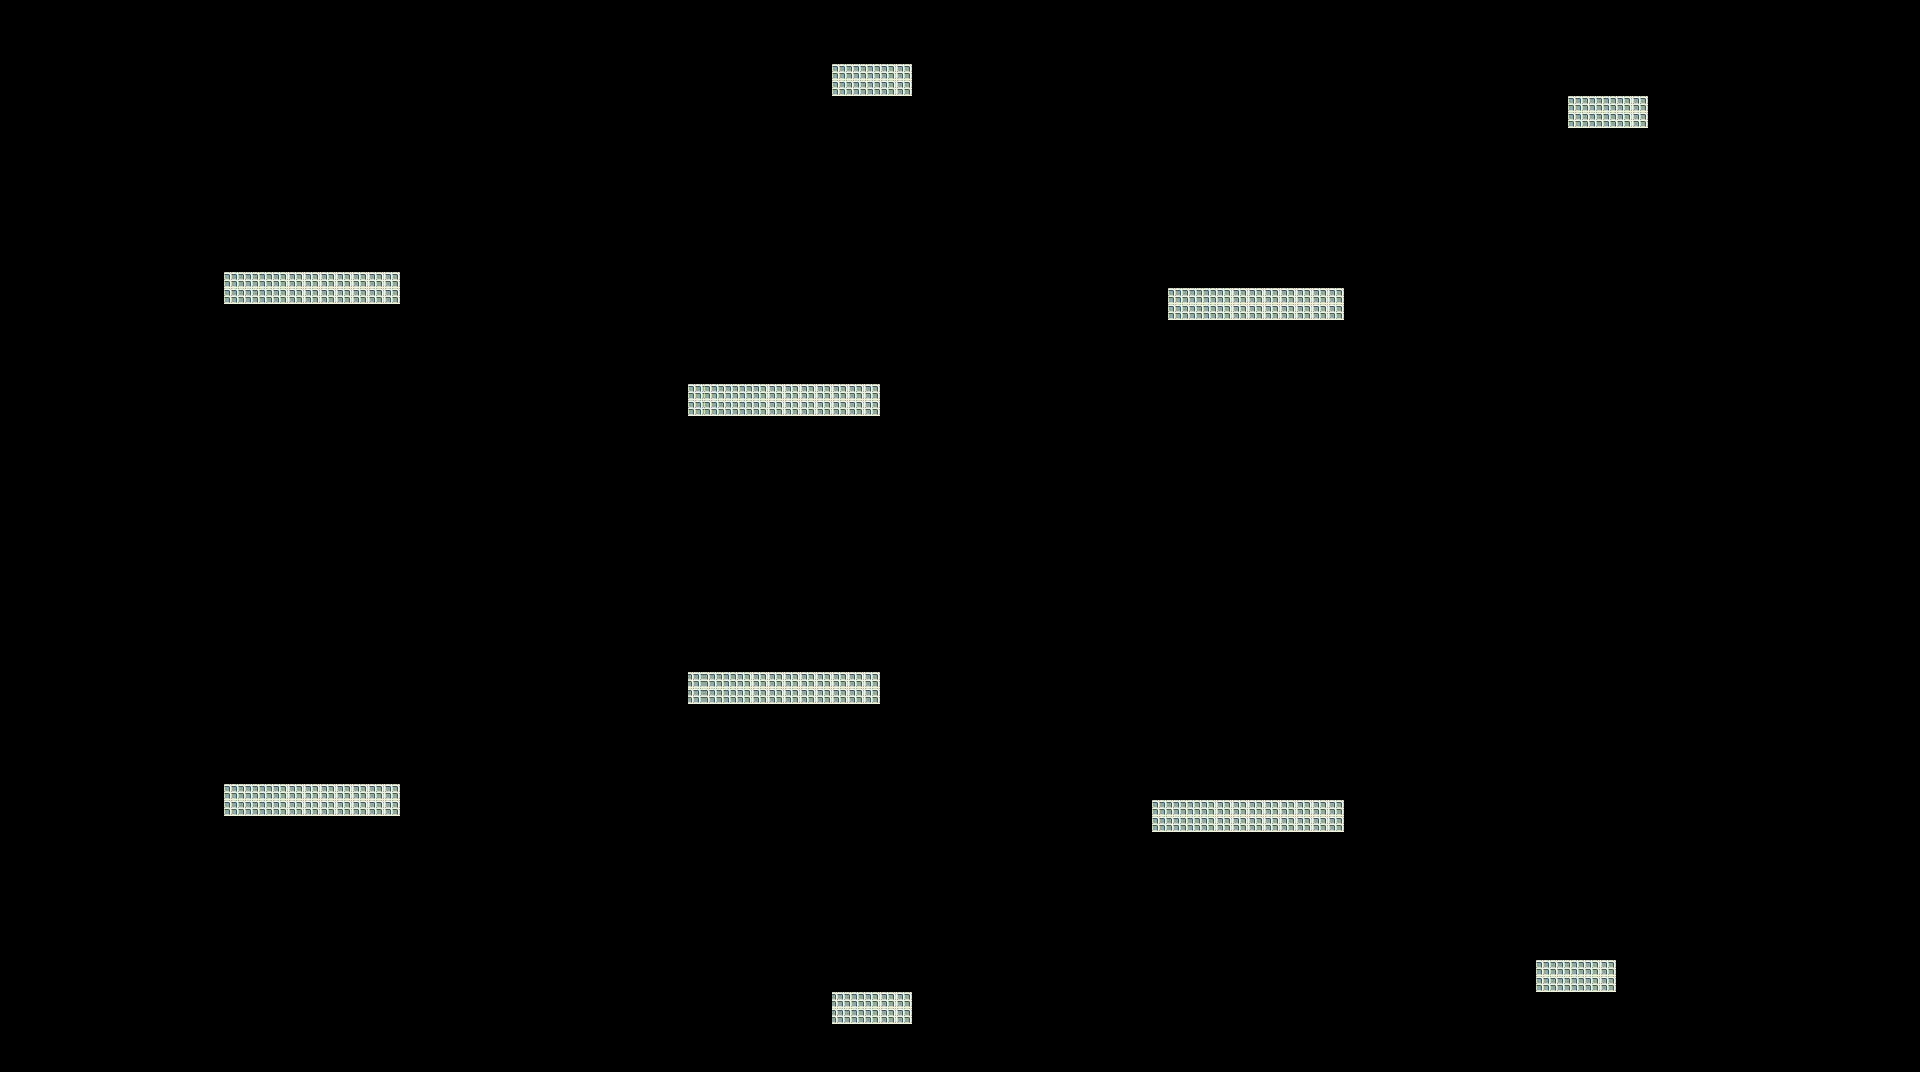

Rendered tile map (Tiled .tmx) drawn with the repository's tilesets; below, a short description and the map source with its tile grids summarised:
An orthogonal 120x67 tile map with 16x16 px tiles, 4 tile layers (Background, Floor, Objects, Top), 3 tilesets and 16 objects (10x Platform, 4x Trigger, 2x Sprite).

<map version="1.0" tiledversion="1.0.3" orientation="orthogonal" renderorder="right-down" width="120" height="67" tilewidth="16" tileheight="16" nextobjectid="17">
 <tileset firstgid="1" name="fliesen_gruen" tilewidth="16" tileheight="16" tilecount="36" columns="6">
  <image source="fliesen_gruen.png" width="100" height="100" />
 </tileset>
 <tileset firstgid="37" name="fliesen_blau" tilewidth="16" tileheight="16" tilecount="36" columns="6">
  <image source="fliesen_blau.png" width="100" height="100" />
 </tileset>
 <tileset firstgid="73" name="fliesen_pink" tilewidth="16" tileheight="16" tilecount="36" columns="6">
  <image source="fliesen_pink.png" width="100" height="100" />
 </tileset>
 <layer name="Background" width="120" height="67">
  <data>[8040 cells, 0 non-empty, 0 distinct tile ids]</data>
 </layer>
 <layer name="Floor" width="120" height="67">
  <data>[8040 cells, 0 non-empty, 0 distinct tile ids]</data>
 </layer>
 <layer name="Objects" width="120" height="67">
  <data>[8040 cells, 0 non-empty, 0 distinct tile ids]</data>
 </layer>
 <layer name="Top" width="120" height="67">
  <data>[8040 cells, 178 non-empty, 4 distinct tile ids]</data>
 </layer>
 <objectgroup name="GameObjects">
  <object id="1" name="PlayerTwo" type="Sprite" x="1175.27" y="472.519" width="200" height="200">
   <properties>
    <property name="Border" value="on" />
    <property name="BorderSize" value="20" />
    <property name="Input" value="on" />
    <property name="InputPlayerIdx" value="1" />
    <property name="Mass" value="0.1" />
    <property name="Texture" value="Charactersheet_two.png" />
   </properties>
  </object>
  <object id="2" name="BoundaryLeft" type="Trigger" x="-256.424" y="-299.36" width="20" height="1691.75" />
  <object id="3" name="BoundaryRight" type="Trigger" x="2186.6" y="-255.481" width="20" height="1670.72" />
  <object id="4" name="Platform3" type="Platform" x="225.273" y="783.489" width="170" height="32" />
  <object id="5" name="Platform2" type="Platform" x="689.94" y="673.489" width="192" height="32" />
  <object id="6" name="Platform1" type="Platform" x="834.606" y="988.822" width="76.3333" height="32" />
  <object id="7" name="Boundary" type="Trigger" x="-216.727" y="1383.61" width="2381.63" height="20" />
  <object id="8" name="BoundaryTop" type="Trigger" x="-207.636" y="-303.238" width="2424.06" height="20" />
  <object id="9" name="Platform4" type="Platform" x="229.273" y="267.489" width="170" height="32" />
  <object id="10" name="Platform5" type="Platform" x="689.273" y="382.822" width="190.667" height="32.6667" />
  <object id="11" name="Platform6" type="Platform" x="834.606" y="64.1552" width="75.5" height="32" />
  <object id="12" name="PlayerOne" type="Sprite" x="224.273" y="490.156" width="200" height="200">
   <properties>
    <property name="Border" value="on" />
    <property name="BorderSize" value="20" />
    <property name="Input" value="on" />
    <property name="InputPlayerIdx" value="0" />
    <property name="Mass" value="0.1" />
    <property name="Texture" value="Charactersheet_one.png" />
   </properties>
  </object>
  <object id="13" name="Platform 8" type="Platform" x="1164.6" y="288.155" width="177.333" height="30.6667" />
  <object id="14" name="Platform 9" type="Platform" x="1154.61" y="799.488" width="182.667" height="30.6667" />
  <object id="15" name="Platform11" type="Platform" x="1568.25" y="96" width="83.5" height="32" />
  <object id="16" name="Platform10" type="Platform" x="1536.92" y="960.667" width="83.5" height="32" />
 </objectgroup>
</map>
